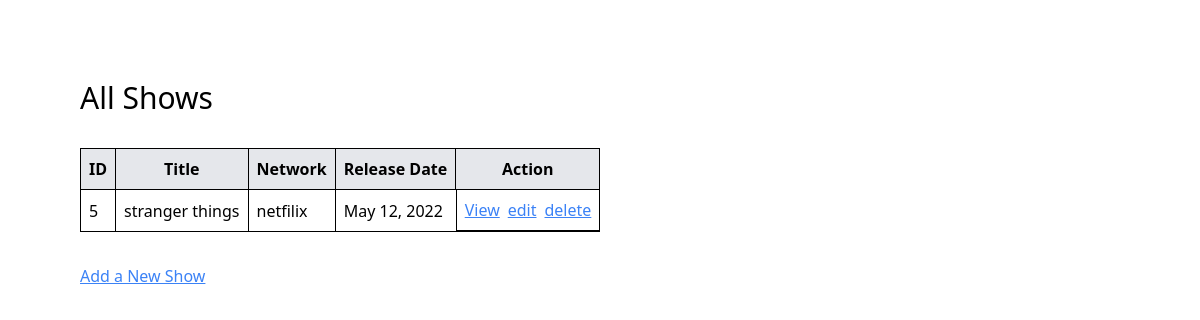
/shows, run on the app's committed database.
### tv_show_app/models.py (models this page shows)
class Show(models.Model):
    title = models.CharField(max_length=100)
    network = models.CharField(max_length=50)
    related_date = models.DateField()
    description = models.TextField()
    created_at = models.DateTimeField(auto_now_add=True)
    updated_at = models.DateTimeField(auto_now=True)
    objects = ShowManager()

### tv_show_app/views.py (the view)
# urls.py: path("shows", views.shows),
def shows(request):
    context = {"all_shows": Show.objects.all()}
    return render(request, "shows.html", context)

### tv_show_app/templates/shows.html (shortened to what this page needs)
<!doctype html>
<html lang="en">
  <head>
    <script src="https://cdn.tailwindcss.com"></script>
  </head>
  <body class="p-20">
    <h1 class="text-3xl mb-8">All Shows</h1>
    <table class="border border-black border-collapse mb-8">
      <tr class="divide-x divide-black bg-gray-200">
        <th class="p-2 border-b border-black">ID</th>
        <th class="p-2 border-b border-black">Title</th>
        <th class="p-2 border-b border-black">Network</th>
        <th class="p-2 border-b border-black">Release Date</th>
        <th class="p-2 border-b border-black">Action</th>
      </tr>
      {%for show in all_shows%}
      <tr class="divide-x divide-black">
        <td class="p-2 border-b border-black">{{show.id}}</td>
        <td class="p-2 border-b border-black">{{show.title}}</td>
        <td class="p-2 border-b border-black">{{show.network}}</td>
        <td class="p-2 border-b border-black">{{show.related_date}}</td>
        <td class="p-2 border-b border-black flex gap-2">
          <a href="/shows/{{show.id}}" class="underline text-blue-500">View</a>
          <a href="/shows/{{show.id}}/edit" class="underline text-blue-500"
            >edit</a
          >
          <form action="/shows/{{show.id}}/destroy" method="post">
            <button type="submit" class="underline text-blue-500 cursor-pointer">delete</button>
          </form>
        </td>
      </tr>
      {%endfor%}
    </table>
    <a href="/shows/new" class="underline text-blue-500">Add a New Show</a>
  </body>
</html>

### data on the page
Show: id "5", title "stranger things", network "netfilix", related_date "May 12, 2022"
